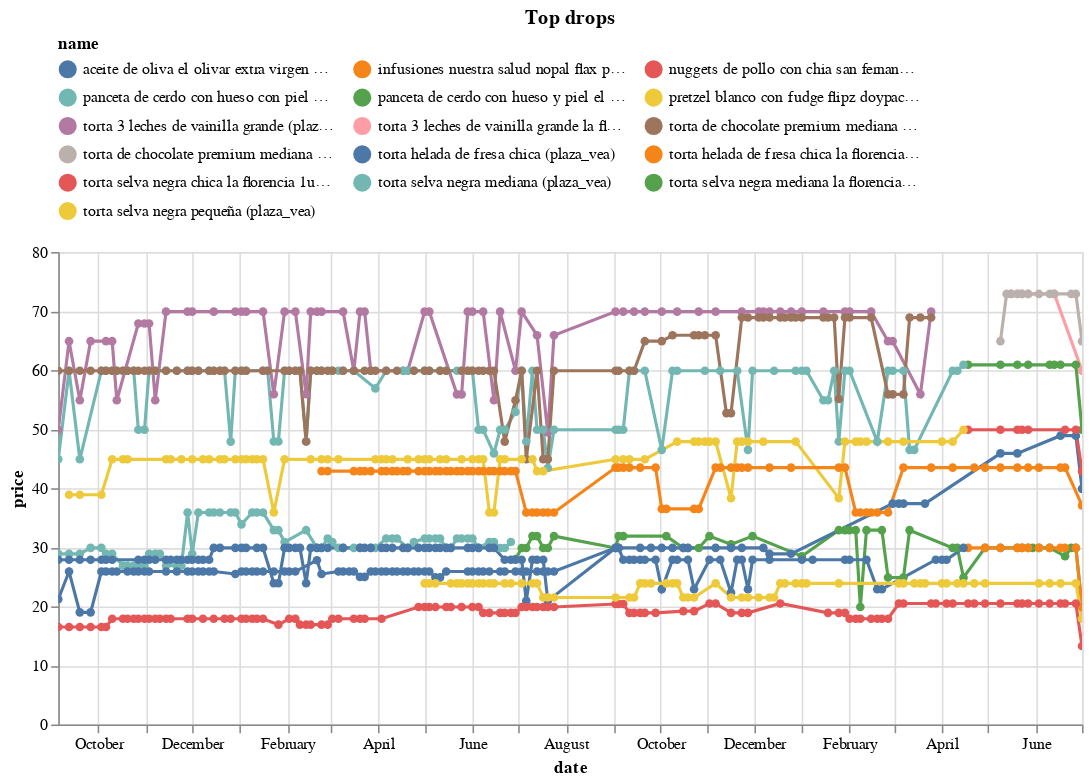

The notebook cell saved with this chart:
### Code cell
(top_changes_abs
 .sort_values('change')
 .head(10)
 .pipe(plot_changes, 'Top drops')
)

### Figure 1 — Vega-Lite specification as saved in the notebook (floating-point values rounded to 4 significant figures; data arrays with more than 128 entries replaced by an {"elided": "..."} marker saying what was removed)
{"config": {"view": {"continuousWidth": 300, "continuousHeight": 300}, "legend": {"columns": 3, "orient": "top"}}, "data": {"name": "data-3c09e6597528824ae2c89138e6e78ec7"}, "mark": {"type": "line", "point": true}, "encoding": {"color": {"field": "name", "scale": {"domain": ["aceite de oliva el olivar extra virgen botella 500ml (plaza_vea)", "infusiones nuestra salud nopal flax paquete 454g (plaza_vea)", "nuggets de pollo con chia san fernando caja 24un (plaza_vea)", "panceta de cerdo con hueso con piel el buen corte pro (plaza_vea)", "panceta de cerdo con hueso y piel el buen corte fresco x kg (plaza_vea)", "pretzel blanco con fudge flipz doypack 141g (plaza_vea)", "torta 3 leches de vainilla grande (plaza_vea)", "torta 3 leches de vainilla grande la florencia 1un (plaza_vea)", "torta de chocolate premium mediana (plaza_vea)", "torta de chocolate premium mediana la florencia 1un (plaza_vea)", "torta helada de fresa chica (plaza_vea)", "torta helada de fresa chica la florencia 1un (plaza_vea)", "torta selva negra chica la florencia 1un (plaza_vea)", "torta selva negra mediana (plaza_vea)", "torta selva negra mediana la florencia 1un (plaza_vea)", "torta selva negra pequeña (plaza_vea)"]}, "type": "nominal"}, "tooltip": [{"field": "name", "type": "nominal"}, {"field": "price", "type": "quantitative"}, {"field": "last_price", "type": "quantitative"}], "x": {"field": "date", "type": "temporal"}, "y": {"field": "price", "type": "quantitative"}}, "params": [{"name": "param_9", "select": {"type": "point", "fields": ["name"]}, "bind": "legend"}, {"name": "param_10", "select": {"type": "interval", "encodings": ["x", "y"]}, "bind": "scales"}], "title": "Top drops", "transform": [{"filter": {"param": "param_9"}}], "width": 650, "$schema": "https://vega.github.io/schema/vega-lite/v5.17.0.json", "datasets": {"data-3c09e6597528824ae2c89138e6e78ec7": {"elided": "940 records"}}}
